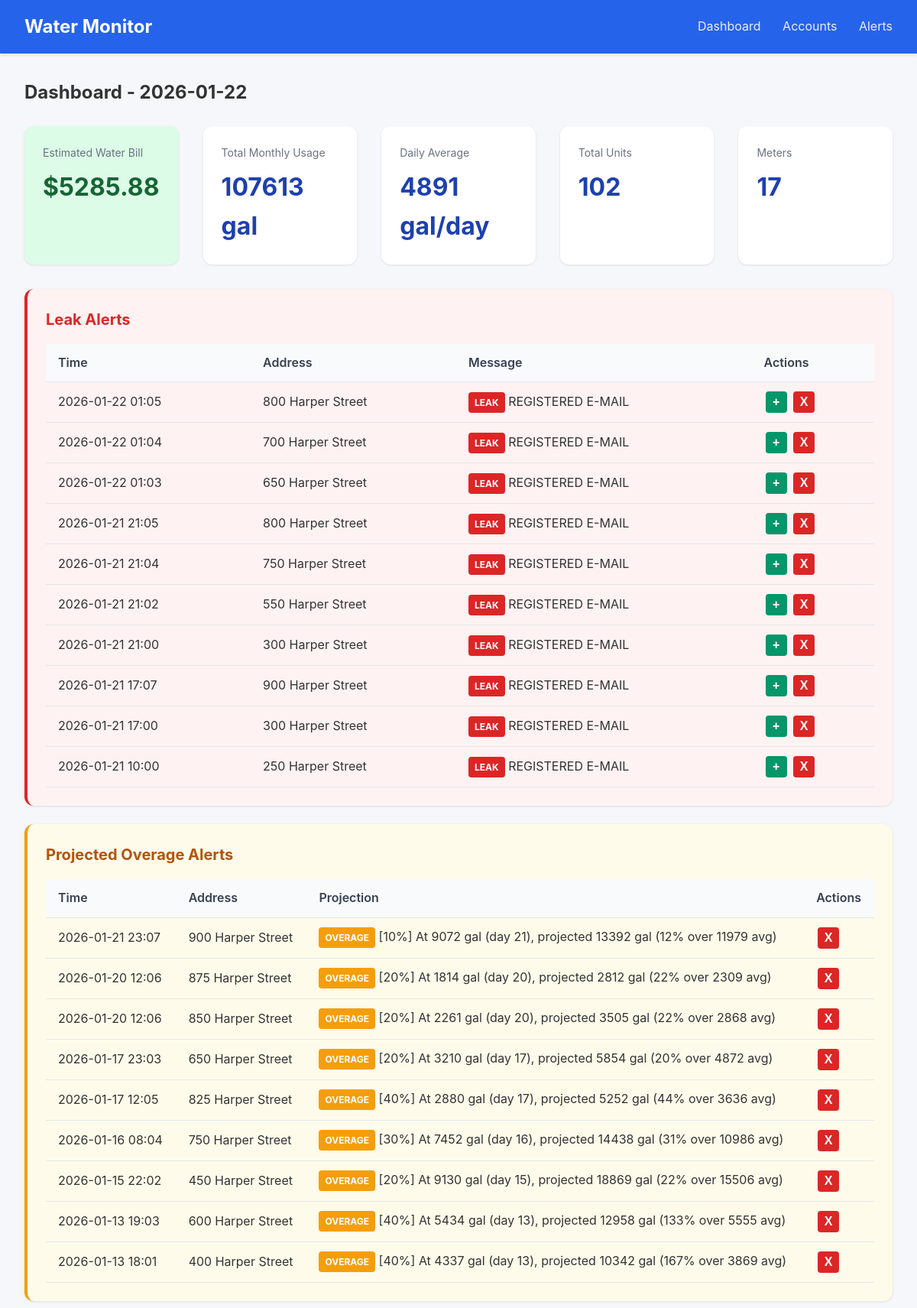
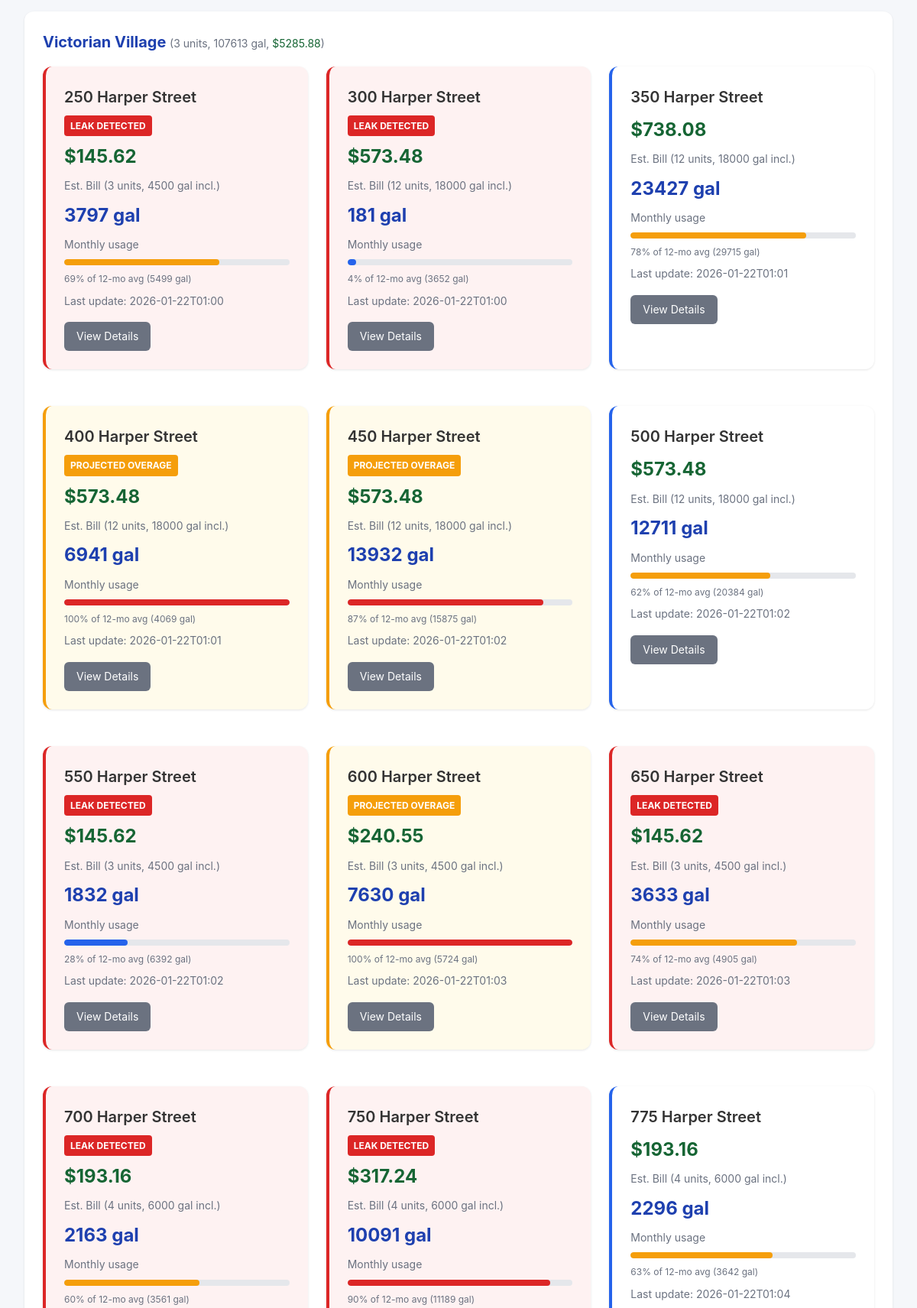
The page / (upper part) on the database its author committed (2 pictures, top to bottom).
### tables this page shows
CREATE TABLE accounts (
                id INTEGER PRIMARY KEY AUTOINCREMENT,
                email TEXT UNIQUE NOT NULL,
                password_encrypted TEXT NOT NULL,
                meter_id TEXT,
                account_number TEXT,
                address TEXT,
                building_name TEXT,
                unit_number TEXT,
                is_active INTEGER DEFAULT 1,
                last_scraped TIMESTAMP,
                created_at TIMESTAMP DEFAULT CURRENT_TIMESTAMP
            , avg_12mo REAL, monthly_usage REAL, unit_count INTEGER DEFAULT 1, leak_alerts INTEGER DEFAULT 1, min_overage_pct INTEGER DEFAULT 10);

CREATE TABLE scrape_logs (
                id INTEGER PRIMARY KEY AUTOINCREMENT,
                account_id INTEGER,
                status TEXT NOT NULL,
                message TEXT,
                created_at TIMESTAMP DEFAULT CURRENT_TIMESTAMP,
                FOREIGN KEY (account_id) REFERENCES accounts(id)
            );

### app.py (the view)
@app.route('/')
def dashboard():
    today = date.today()
    accounts = db.get_all_accounts()
    summaries = {s['account_id']: s for s in db.get_all_daily_summaries(today)}
    BASE_RATE = 47.54  # Water ($26.23) + Sewer ($21.31) per 1500 gal minimum
    OVERAGE_RATE = 30.33  # Per 1000 gallons over minimum
    MIN_GALLONS_PER_UNIT = 1500
    STORM_SEWAGE_FEE = 3.00  # Flat fee per meter
    meters = []
    total_monthly = 0
    total_daily_avg = 0
    total_units = 0
    total_estimated_bill = 0
    for account in accounts:
        monthly_usage = account.get('monthly_usage') or 0
        total_monthly += monthly_usage
        unit_count = account.get('unit_count') or 1
        total_units += unit_count
        included_gallons = MIN_GALLONS_PER_UNIT * unit_count
        base_cost = BASE_RATE * unit_count
        if monthly_usage > included_gallons:
            overage_gallons = monthly_usage - included_gallons
            overage_cost = (overage_gallons / 1000) * OVERAGE_RATE
        else:
            overage_cost = 0
        estimated_cost = base_cost + overage_cost + STORM_SEWAGE_FEE
        total_estimated_bill += estimated_cost
        avg_12mo = account.get('avg_12mo') or 3000  # Default until scraped
        days_in_month = today.day
        daily_avg = monthly_usage / days_in_month if days_in_month > 0 else 0
        total_daily_avg += daily_avg
        meters.append({
            'id': account['id'],
            'building': account['building_name'],
            'unit': account['unit_number'],
            'address': account.get('address', ''),
            'email': account['email'],
            'monthly_usage': monthly_usage,
            'daily_avg': daily_avg,
            'avg_12mo': avg_12mo,
            'last_scraped': account['last_scraped'],
            'leak_detected': False,  # Will be set from leak_alerts
            'unit_count': unit_count,
            'included_gallons': included_gallons,
            'estimated_cost': estimated_cost
        })
    buildings = {}
    for meter in meters:
        building = meter['building'] or 'Unknown'
        if building not in buildings:
            buildings[building] = []
        buildings[building].append(meter)
    recent_alerts = db.get_recent_alerts(10)
    with db.get_db() as conn:
        cursor = conn.cursor()
        cursor.execute('''
            SELECT sl.*, a.building_name, a.unit_number, a.address
            FROM scrape_logs sl
            JOIN accounts a ON sl.account_id = a.id
            WHERE sl.status = 'leak'
            ORDER BY sl.created_at DESC LIMIT 10
        ''')
        leak_alerts = [dict(row) for row in cursor.fetchall()]
        cursor.execute('''
            SELECT sl.*, a.building_name, a.unit_number, a.address
            FROM scrape_logs sl
            JOIN accounts a ON sl.account_id = a.id
            WHERE sl.status = 'overage_alert'
            AND sl.id IN (
                SELECT MAX(id) FROM scrape_logs
                WHERE status = 'overage_alert'
                GROUP BY account_id
            )
            ORDER BY sl.created_at DESC
        ''')
        overage_alerts = [dict(row) for row in cursor.fetchall()]
    leak_account_ids = {leak['account_id'] for leak in leak_alerts}
    overage_account_ids = {oa['account_id'] for oa in overage_alerts}
    for building_meters in buildings.values():
        for meter in building_meters:
            if meter['id'] in leak_account_ids:
                meter['leak_detected'] = True
            if meter['id'] in overage_account_ids:
                meter['overage_alert'] = True
    return render_template('dashboard.html',
                           buildings=buildings,
                           total_monthly=total_monthly,
                           total_daily_avg=total_daily_avg,
                           total_units=total_units,
                           total_estimated_bill=total_estimated_bill,
                           meter_count=len(meters),
                           today=today,
                           alerts=recent_alerts,
                           leak_alerts=leak_alerts,
                           overage_alerts=overage_alerts)

### database.py (called while the page is built)
@contextmanager
def get_db():
    conn = sqlite3.connect(config.DATABASE_PATH)
    conn.row_factory = sqlite3.Row
    try:
        yield conn
        conn.commit()
    finally:
        conn.close()

def get_all_accounts() -> list:
    with get_db() as conn:
        cursor = conn.cursor()
        cursor.execute('SELECT * FROM accounts WHERE is_active = 1 ORDER BY building_name, unit_number')
        return [dict(row) for row in cursor.fetchall()]

def get_all_daily_summaries(reading_date: date) -> list:
    with get_db() as conn:
        cursor = conn.cursor()
        cursor.execute('''
            SELECT ds.*, a.building_name, a.unit_number, a.email
            FROM daily_summaries ds
            JOIN accounts a ON ds.account_id = a.id
            WHERE ds.reading_date = ?
            ORDER BY a.building_name, a.unit_number
        ''', (reading_date,))
        return [dict(row) for row in cursor.fetchall()]

def get_recent_alerts(limit: int = 50) -> list:
    with get_db() as conn:
        cursor = conn.cursor()
        cursor.execute('''
            SELECT ah.*, a.building_name, a.unit_number, ac.alert_type
            FROM alert_history ah
            LEFT JOIN accounts a ON ah.account_id = a.id
            JOIN alert_configs ac ON ah.alert_config_id = ac.id
            ORDER BY ah.triggered_at DESC
            LIMIT ?
        ''', (limit,))
        return [dict(row) for row in cursor.fetchall()]

### templates/dashboard.html (shortened to what this page needs)
{% extends "base.html" %}
{% block content %}
<h2 style="margin-bottom: 1.5rem;">Dashboard - {{ today }}</h2>
<div class="stats">
    <div class="stat-card" style="background: #dcfce7;">
        <div class="label">Estimated Water Bill</div>
        <div class="value" style="color: #166534;">${{ "%.2f"|format(total_estimated_bill) }}</div>
    </div>
    <div class="stat-card">
        <div class="label">Total Monthly Usage</div>
        <div class="value">{{ "%.0f"|format(total_monthly) }} gal</div>
    </div>
    <div class="stat-card">
        <div class="label">Daily Average</div>
        <div class="value">{{ "%.0f"|format(total_daily_avg) }} gal/day</div>
    </div>
    <div class="stat-card">
        <div class="label">Total Units</div>
        <div class="value">{{ total_units }}</div>
    </div>
    <div class="stat-card">
        <div class="label">Meters</div>
        <div class="value">{{ meter_count }}</div>
    </div>
</div>
{% if leak_alerts %}
<div class="card" style="border-left: 4px solid #dc2626; background: #fef2f2;">
    <h2 style="color: #dc2626;">Leak Alerts</h2>
    <table>
        <thead>
            <tr>
                <th>Time</th>
                <th>Address</th>
                <th>Message</th>
                <th>Actions</th>
            </tr>
        </thead>
        <tbody>
            {% for leak in leak_alerts %}
            <tr id="leak-row-{{ leak.id }}">
                <td>{{ leak.created_at[:16] if leak.created_at else '' }}</td>
                <td>{{ leak.address or (leak.building_name + ' - ' + leak.unit_number) }}</td>
                <td><span class="leak-alert">LEAK</span> {{ leak.message }}</td>
                <td>
                    <button class="btn-icon btn-add" onclick="addLeakAlert({{ leak.account_id }})" title="Add alert notification">+</button>
                    <button class="btn-icon btn-dismiss" onclick="dismissLeak({{ leak.id }})" title="Dismiss alert">X</button>
                </td>
            </tr>
            {% endfor %}
        </tbody>
    </table>
</div>
{% endif %}
{% if overage_alerts %}
<div class="card" style="border-left: 4px solid #f59e0b; background: #fffbeb;">
    <h2 style="color: #b45309;">Projected Overage Alerts</h2>
    <table>
        <thead>
            <tr>
                <th>Time</th>
                <th>Address</th>
                <th>Projection</th>
                <th>Actions</th>
            </tr>
        </thead>
        <tbody>
            {% for alert in overage_alerts %}
            <tr id="overage-row-{{ alert.id }}">
                <td>{{ alert.created_at[:16] if alert.created_at else '' }}</td>
                <td>{{ alert.address or (alert.building_name + ' - ' + alert.unit_number) }}</td>
                <td><span class="overage-alert">OVERAGE</span> {{ alert.message }}</td>
                <td>
                    <button class="btn-icon btn-dismiss" onclick="dismissOverage({{ alert.id }})" title="Dismiss alert">X</button>
                </td>
            </tr>
            {% endfor %}
        </tbody>
    </table>
</div>
{% endif %}
{% for building, meters in buildings.items()|sort %}
<div class="card">
    <h2>{{ building }}
        <span class="text-muted" style="font-weight: normal;">
            ({{ meters[0].unit_count }} units,
            {{ "%.0f"|format(meters|sum(attribute='monthly_usage')) }} gal,
            <span style="color: #166534;">${{ "%.2f"|format(meters|sum(attribute='estimated_cost')) }}</span>)
        </span>
    </h2>
    <div class="grid">
        {% for meter in meters|sort(attribute='unit') %}
        <div class="card meter-card {% if meter.leak_detected %}leak-detected{% elif meter.overage_alert %}overage-detected{% endif %}">
            <div class="unit mb-2">{{ meter.address or ('Unit ' + (meter.unit or 'N/A')) }}</div>
            {% if meter.leak_detected %}
            <div class="leak-alert mb-2">LEAK DETECTED</div>
            {% elif meter.overage_alert %}
            <div class="overage-alert mb-2">PROJECTED OVERAGE</div>
            {% endif %}
            <div class="estimated-cost mb-2">${{ "%.2f"|format(meter.estimated_cost) }}</div>
            <div class="text-muted mb-2">Est. Bill ({{ meter.unit_count }} units, {{ meter.included_gallons }} gal incl.)</div>
            <div class="usage mb-2">{{ "%.0f"|format(meter.monthly_usage) }} gal</div>
            <div class="text-muted mb-2">Monthly usage</div>
            {% set max_usage = meter.avg_12mo if meter.avg_12mo > 0 else 3000 %}
            {% set pct = (meter.monthly_usage / max_usage * 100)|int %}
            {% set pct = pct if pct <= 100 else 100 %}
            <div class="usage-bar {% if pct > 80 %}usage-high{% elif pct > 50 %}usage-medium{% endif %} mb-2">
                <div class="fill" style="width: {{ pct }}%"></div>
            </div>
            <div class="text-muted mb-2" style="font-size: 0.75rem;">
                {{ "%.0f"|format(pct) }}% of 12-mo avg ({{ "%.0f"|format(max_usage) }} gal)
            </div>
            <div class="text-muted">
                {% if meter.last_scraped %}
                Last update: {{ meter.last_scraped[:16] }}
                {% endif %}
            </div>
            <div class="mt-4">
                <a href="{{ url_for('meter_detail', account_id=meter.id) }}" class="btn btn-secondary">
                    View Details
                </a>
            </div>
        </div>
        {% endfor %}
    </div>
</div>
{% endfor %}
{% endblock %}

### templates/base.html (style rules this page uses)
* { box-sizing: border-box; margin: 0; padding: 0; }
body { font-family: -apple-system, BlinkMacSystemFont, 'Segoe UI', Roboto, Oxygen, Ubuntu, sans-serif; background: #f5f7fa; color: #333; line-height: 1.6; }
.card { background: white; border-radius: 12px; box-shadow: 0 1px 3px rgba(0,0,0,0.1); padding: 1.5rem; margin-bottom: 1.5rem; }
.card h2 { margin-bottom: 1rem; color: #1e40af; font-size: 1.25rem; }
.grid { display: grid; grid-template-columns: repeat(auto-fill, minmax(300px, 1fr)); gap: 1.5rem; }
.stats { display: flex; gap: 2rem; margin-bottom: 2rem; }
.stat-card { background: white; border-radius: 12px; padding: 1.5rem; box-shadow: 0 1px 3px rgba(0,0,0,0.1); flex: 1; }
.stat-card .label { color: #6b7280; font-size: 0.875rem; margin-bottom: 0.5rem; }
.stat-card .value { font-size: 2rem; font-weight: 700; color: #1e40af; }
table { width: 100%; border-collapse: collapse; }
th, td { padding: 0.75rem 1rem; text-align: left; border-bottom: 1px solid #e5e7eb; }
th { background: #f9fafb; font-weight: 600; color: #374151; }
.btn { display: inline-block; padding: 0.5rem 1rem; border-radius: 6px; text-decoration: none; font-size: 0.875rem; cursor: pointer; border: none; }
.btn-secondary { background: #6b7280; color: white; }
.usage-bar { height: 8px; background: #e5e7eb; border-radius: 4px; overflow: hidden; }
.usage-bar .fill { height: 100%; background: #2563eb; border-radius: 4px; }
.usage-high .fill { background: #dc2626; }
.usage-medium .fill { background: #f59e0b; }
.meter-card { border-left: 4px solid #2563eb; }
.meter-card.leak-detected { border-left: 4px solid #dc2626; background: #fef2f2; }
.meter-card .unit { font-size: 1.25rem; font-weight: 600; }
.meter-card .usage { font-size: 1.5rem; font-weight: 700; color: #1e40af; }
.meter-card .estimated-cost { font-size: 1.5rem; font-weight: 700; color: #166534; }
.leak-alert { background: #dc2626; color: white; padding: 0.25rem 0.5rem; border-radius: 4px; font-size: 0.75rem; font-weight: 700; display: inline-block; animation: pulse 2s infinite; }
.overage-alert { background: #f59e0b; color: white; padding: 0.25rem 0.5rem; border-radius: 4px; font-size: 0.75rem; font-weight: 700; display: inline-block; }
.meter-card.overage-detected { border-left: 4px solid #f59e0b; background: #fffbeb; }
.btn-icon { width: 28px; height: 28px; border-radius: 4px; border: none; cursor: pointer; font-weight: bold; font-size: 1rem; margin: 0 2px; }
.btn-dismiss { background: #dc2626; color: white; }
.btn-add { background: #059669; color: white; }
.text-muted { color: #6b7280; font-size: 0.875rem; }
.mb-2 { margin-bottom: 0.5rem; }
.mt-4 { margin-top: 1rem; }

### rows shown on the page
accounts: created_at "2026-01-22 01:05", address "800 Harper Street", message "REGISTERED E-MAIL", created_at "2026-01-21 21:05"
accounts: created_at "2026-01-22 01:04", address "700 Harper Street", message "REGISTERED E-MAIL", shows "LEAK DETECTED", estimated_cost "193.16", unit_count "4", included_gallons "6000", monthly_usage "2163", pct "60", avg_12mo "3561"
accounts: created_at "2026-01-22 01:03", address "650 Harper Street", message "REGISTERED E-MAIL", shows "LEAK DETECTED", estimated_cost "145.62", unit_count "3", included_gallons "4500", monthly_usage "3633", pct "74", avg_12mo "4905", last_scraped "2026-01-22T01:03"
accounts: created_at "2026-01-21 21:04", address "750 Harper Street", message "REGISTERED E-MAIL", shows "LEAK DETECTED", estimated_cost "317.24", unit_count "4", included_gallons "6000", monthly_usage "10091", pct "90", avg_12mo "11189"
accounts: created_at "2026-01-21 21:02", address "550 Harper Street", message "REGISTERED E-MAIL", shows "LEAK DETECTED", estimated_cost "145.62", unit_count "3", included_gallons "4500", monthly_usage "1832", pct "28", avg_12mo "6392", last_scraped "2026-01-22T01:02"
scrape_logs: created_at "2026-01-21 21:00", address "300 Harper Street", message "REGISTERED E-MAIL"
scrape_logs: created_at "2026-01-21 17:07", address "900 Harper Street", message "REGISTERED E-MAIL"
scrape_logs: created_at "2026-01-21 17:00", address "300 Harper Street", message "REGISTERED E-MAIL"
scrape_logs: created_at "2026-01-21 10:00", address "250 Harper Street", message "REGISTERED E-MAIL"
accounts: created_at "2026-01-21 23:07", address "900 Harper Street", message "[10%] At 9072 gal (day 21), projected 13392 gal (12% over 11979 avg)"
scrape_logs: created_at "2026-01-20 12:06", address "875 Harper Street", message "[20%] At 1814 gal (day 20), projected 2812 gal (22% over 2309 avg)"
scrape_logs: created_at "2026-01-20 12:06", address "850 Harper Street", message "[20%] At 2261 gal (day 20), projected 3505 gal (22% over 2868 avg)"
scrape_logs: created_at "2026-01-17 23:03", address "650 Harper Street", message "[20%] At 3210 gal (day 17), projected 5854 gal (20% over 4872 avg)"
scrape_logs: created_at "2026-01-17 12:05", address "825 Harper Street", message "[40%] At 2880 gal (day 17), projected 5252 gal (44% over 3636 avg)"
scrape_logs: created_at "2026-01-16 08:04", address "750 Harper Street", message "[30%] At 7452 gal (day 16), projected 14438 gal (31% over 10986 avg)"
scrape_logs: created_at "2026-01-15 22:02", address "450 Harper Street", message "[20%] At 9130 gal (day 15), projected 18869 gal (22% over 15506 avg)"
scrape_logs: created_at "2026-01-13 19:03", address "600 Harper Street", message "[40%] At 5434 gal (day 13), projected 12958 gal (133% over 5555 avg)"
scrape_logs: created_at "2026-01-13 18:01", address "400 Harper Street", message "[40%] At 4337 gal (day 13), projected 10342 gal (167% over 3869 avg)"
accounts: building_name "Victorian Village", unit_count "3", meters "107613", meters "5285.88", address "250 Harper Street", shows "LEAK DETECTED", estimated_cost "145.62", included_gallons "4500", monthly_usage "3797", pct "69", avg_12mo "5499", last_scraped "2026-01-22T01:00"
accounts: address "300 Harper Street", shows "LEAK DETECTED", estimated_cost "573.48", unit_count "12", included_gallons "18000", monthly_usage "181", pct "4", avg_12mo "3652", last_scraped "2026-01-22T01:00"
accounts: address "350 Harper Street", estimated_cost "738.08", unit_count "12", included_gallons "18000", monthly_usage "23427", pct "78", avg_12mo "29715", last_scraped "2026-01-22T01:01"
accounts: address "400 Harper Street", shows "PROJECTED OVERAGE", estimated_cost "573.48", unit_count "12", included_gallons "18000", monthly_usage "6941", pct "100", avg_12mo "4069", last_scraped "2026-01-22T01:01"
accounts: address "450 Harper Street", shows "PROJECTED OVERAGE", estimated_cost "573.48", unit_count "12", included_gallons "18000", monthly_usage "13932", pct "87", avg_12mo "15875", last_scraped "2026-01-22T01:02"
accounts: address "500 Harper Street", estimated_cost "573.48", unit_count "12", included_gallons "18000", monthly_usage "12711", pct "62", avg_12mo "20384", last_scraped "2026-01-22T01:02"
accounts: address "600 Harper Street", shows "PROJECTED OVERAGE", estimated_cost "240.55", unit_count "3", included_gallons "4500", monthly_usage "7630", pct "100", avg_12mo "5724", last_scraped "2026-01-22T01:03"
accounts: address "775 Harper Street", estimated_cost "193.16", unit_count "4", included_gallons "6000", monthly_usage "2296", pct "63", avg_12mo "3642", last_scraped "2026-01-22T01:04"

### other values the page prints
{{ "%.2f"|format(total_estimated_bill) }} "5285.88"
{{ "%.0f"|format(total_monthly) }} "107613"
{{ "%.0f"|format(total_daily_avg) }} "4891"
{{ total_units }} "102"
{{ meter_count }} "17"
